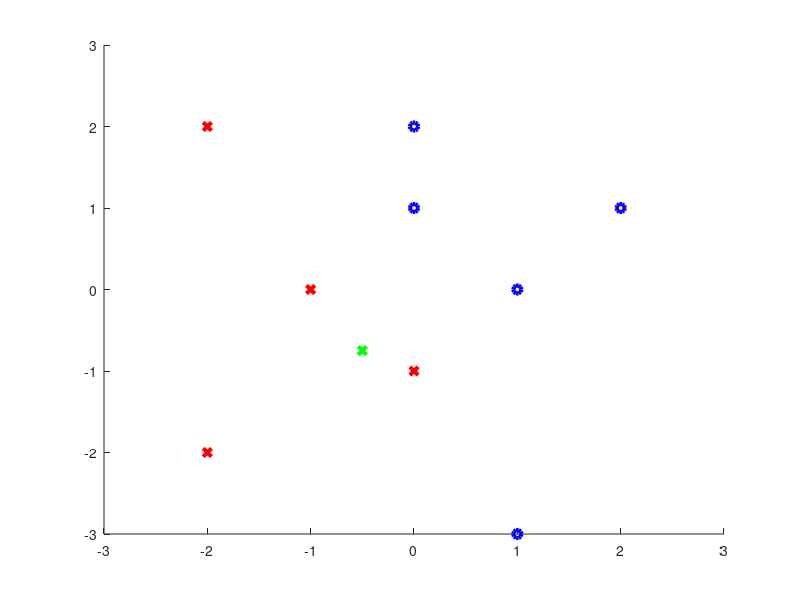

The MATLAB source for this figure:
X = [-2 -2 -1 0 0 0 1 1 2];
Y = [-2 2 0 -1 1 2 -3 0 1];
Z = [0 0 0 0 1 1 1 1 1];
hold on
xlim([-3,3])
ylim([-3,3])
plot(X(Z==0),Y(Z==0),'rx','linewidth', 3)
plot(X(Z==1),Y(Z==1),'bo','linewidth', 3)
plot(-0.5,-0.75,'gx','linewidth', 3)